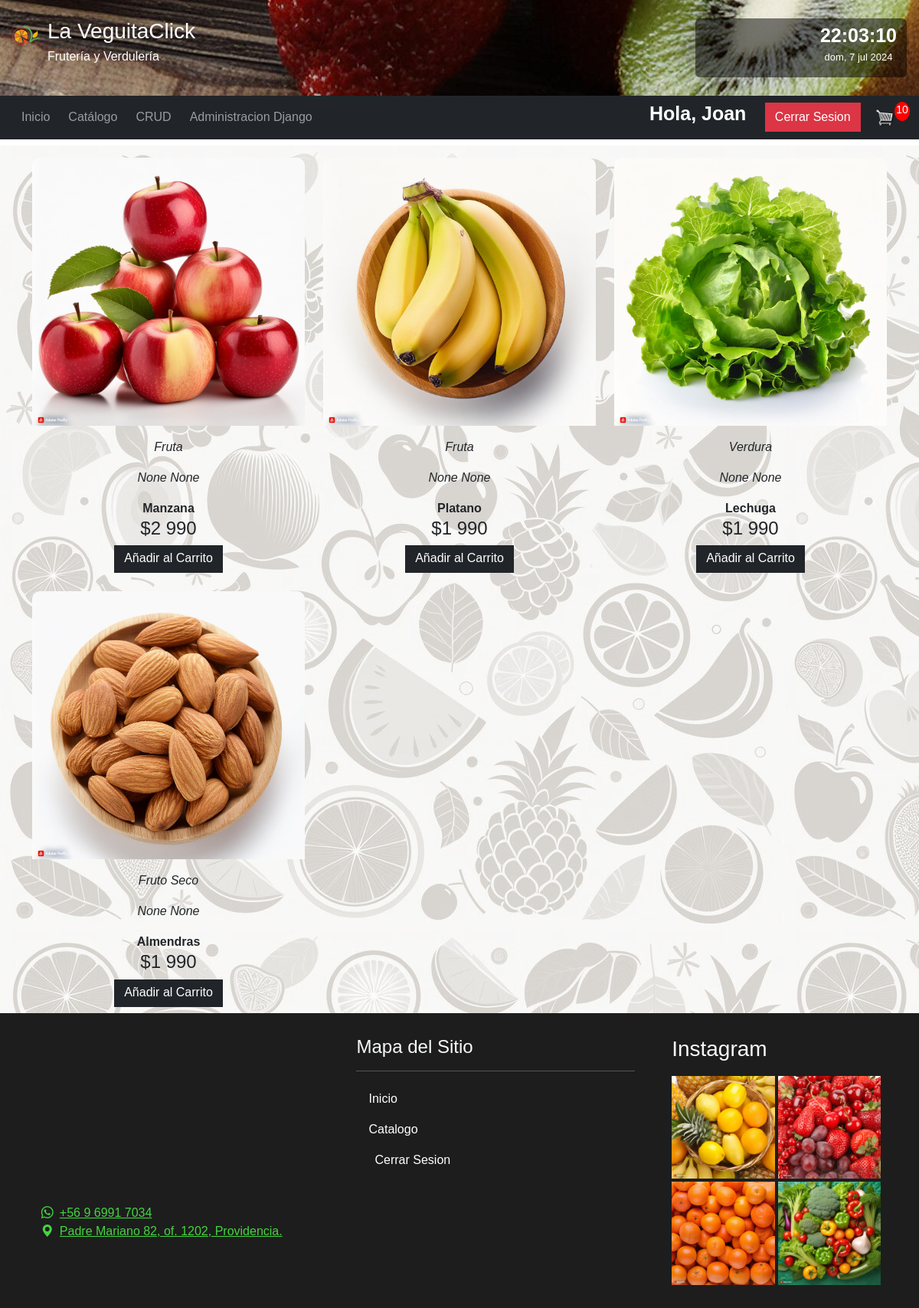
Screenshot of /products/ (signed in) with the database file from the repository.
### core/models.py (models this page shows, shortened)
class Product(models.Model):
    name = models.CharField(max_length=200, verbose_name='Nombre')
    price = models.IntegerField(verbose_name='Precio')
    weight = models.IntegerField(verbose_name='Peso', null=True, blank=True)
    tipo = models.ForeignKey(ProductType,verbose_name='Tipo de Producto',on_delete=models.CASCADE, null=True)
    tipo_peso = models.ForeignKey(WeightType,verbose_name='Tipo de Peso',on_delete=models.CASCADE, null=True)
    digital = models.BooleanField(default=False, null=True, blank=False)
    image = models.ImageField(null=True, blank=True)

class ProductType(models.Model):
    tipo = models.CharField(verbose_name='Tipo de Producto', max_length=50)
    created_at = models.DateTimeField(verbose_name='Fecha creación', auto_now_add=True)
    updated_at = models.DateTimeField(verbose_name='Fecha actualización', auto_now=True)
    def __str__(self) -> str:
        return self.tipo

### core/views.py (the view)
# urls.py: path('products/', products, name='products'),
@login_required(login_url='login')
def products(request):
    data = cartData(request)
    cartItems = data['cartItems']
    products = Product.objects.all()
    context = {'products':products, 'cartItems':cartItems}
    return render(request, 'core/products.html', context)

### core/models.py (called while the page is built)
    @property
    def get_cart_items(self):
        orderitems = self.orderitem_set.all()
        total = sum([item.quantity for item in orderitems])
        return total

### core/utils.py (called while the page is built)
def cartData(request):
    if request.user.is_authenticated:
        customer, created = Customer.objects.get_or_create(email=request.user.email)
        customer.username = request.user.username
        customer.save()
        order, created = Order.objects.get_or_create(customer=customer, complete=False)
        items = order.orderitem_set.all()
        cartItems = order.get_cart_items
    else:
        cookieData = cookieCart(request)
        cartItems = cookieData['cartItems']
        order = cookieData['order']
        items = cookieData['items']
    return {'cartItems': cartItems, 'order': order, 'items':items}

### core/templates/core/products.html (shortened to what this page needs)
{% extends 'core/base.html' %}
{% load static %}
{% load humanize %}
{% block body %}
<section class="container mt-4">
    <div class="row row-cols-1 row-cols-md-1 row-cols-lg-3 gy-3">
        {% for p in products %}
        <div class="col">
            <div class="container-items">
              <div class="item">
                <figure>
                {% if p.image %}
                <img src="{{p.image.url}}"  alt="{{p.name}}">
                {% else %}
                <img src="{% static 'crud/img/image_not_found.jpg' %}"  alt="Image not found">
                {% endif  %}
                </figure>
                  <div class="container text-center">
                    <p class="card-text fst-italic">
                        <a>{{p.tipo}}</a>
                    </p>
                    <p class="card-text fst-italic">
                      <a>{{p.weight}} {{p.tipo_peso}}</a>
                  </p>
                    <p class="card-title fw-bold">{{p.name}}</p>
                    <h4 class="card-text">${{p.price|intcomma}}</h4>
                    <a data-product="{{p.id}}" data-action="add" class="btn btn-dark pt-1 mb-2 add-btn update-cart" href="#">Añadir al Carrito</a>
                  </div>
              </div>
            </div>
        </div>
        {% endfor %}
    </div>
</section>
{% endblock %}

### core/templates/core/base.html (shortened to what this page needs)
<!DOCTYPE html>
<html lang="es">
<head>
    {% load static %}
    <link href="https://cdn.jsdelivr.net/npm/bootstrap@5.3.0-alpha3/dist/css/bootstrap.min.css" rel="stylesheet">
    <link rel="stylesheet" href="https://cdn.jsdelivr.net/npm/bootstrap-icons@1.10.5/font/bootstrap-icons.css">
    <link rel="stylesheet" href="{% static 'core/css/styles.css' %}">
</head>
<body data-bs-theme="light" id="body" >
  <header>
    <div class="container-fluid py-4" id="header">
      <div class="row">
        <div class="col-6">
          <div class="row">
            <div class="col-2 col-lg-1">
              <a class="navbar-brand " href="{% url 'homeCore' %}">
                <img id="nav-logo" src="{% static 'core/img/logo.png' %}" alt="logo">
              </a>
            </div>
            <div class="col-9">
              <div class="row row-cols-1" id="header-title">
                <div class="col mb-1">
                  <h3>La VeguitaClick</h3>
                </div>
                <div class="col">
                  <h6>Frutería y Verdulería</h6>
                </div>
              </div>
            </div>
          </div>
        </div>
        <div class="col-5 col-lg-3 m-auto me-1">
          <div class="card mw-50 w-auto" id="widget-fecha">
            <div class="row">
              <div class="col-6">
                <div class="row">
                  <div class="col-8 pe-0">
                    <div class="row row-cols-1">
                      <div id="temperatura" class="col pt-3 pb-0"></div>
                    </div>
                  </div>
                </div>
              </div>
              <div class="col-6">
                  <div id="hora" class="col text-center pt-2 pb-0"></div>
                  <div id="fecha"  class="col text-center pt-0 mt-0"></div>
                </div>
              </div>
            </div>
          </div>
        </div>
      </div>
    <nav class="navbar navbar-expand-lg navbar-dark bg-dark text-white">
      <div class="container-fluid">
        <div class="collapse navbar-collapse" id="navbarTogglerDemo03">
          <ul class="navbar-nav me-auto mb-2 mb-lg-0">
            <li class="nav-item ms-lg-2">
              <a class="nav-link" aria-current="page" href="{% url 'homeCore' %}">Inicio</a>
            </li>
            <li class="nav-item ms-lg-2">
              <a class="nav-link" href="{% url 'products' %}">Catálogo</a>
            </li>
            {% if request.user.is_staff %}
            <li class="nav-item ms-lg-2">
              <a class="nav-link" href="{% url 'home' %}">CRUD</a>
            </li>
            <li class="nav-item ms-lg-2">
              <a class="nav-link" href="/admin">Administracion Django</a>
            </li>
            {% endif %}
          </ul>
          {% if request.user.is_authenticated %}
              <div class="form-inline my-2 my-lg-0">
                  <span class="hello-msg">Hola, {{request.user}}</span>
                  <a href="{% url 'logout' %}"class="btn btn-danger">Cerrar Sesion</a>
                  <a href="{% url 'carrito' %}">
                    <img id="cart-icon" src="{% static 'core/img/6+cart.png' %}">
                 </a>
              </div>
              </div>
                  <p id="cart-total">{{cartItems}}</p>
              </div>
          {% else %}
           <div class="form-inline my-2 my-lg-0">
             <a href="{% url 'register' %}"class="btn btn-warning">Registrate!</a>
             <a href="{% url 'register' %}"class="btn btn-success">Iniciar Sesion</a>
           </div>
           </div>
          {% endif %}
    </nav>
  </header>
  <main>
    {% block body %}{% endblock %}
</main>
  <footer class="footer text-light">
    <div class="container" id="container-footer">
      <div class="row">
        <div class="col-4 px-2 mb-4 mb-md-0 mx-auto">
          <div id="googleMap" style="width:100%;height:60%;"></div>
          <ul class="list-unstyled quick-info my-4">
            <li>
              <a href="#" class="d-flex align-items-center">
                <span class="me-2"><i class="bi bi-whatsapp"></i></span> +56 9 6991 7034
              </a>
            </li>
            <li>
              <a href="#" class="d-flex align-items-center">
                <span class="me-2"><i class="bi bi-geo-alt-fill"></i></span> Padre Mariano 82, of. 1202, Providencia.
              </a>
              </li>
          </ul>
        </div>
        <div class="col-4 px-2 mb-4 mb-md-0 mx-auto" id="footer-nav">
          <h4>Mapa del Sitio</h4>
          <hr class="text warning">
          <ul class="nav flex-column">
            <li class="nav-item">
              <a class="nav-link" href="{% url 'homeCore' %}">Inicio</a>
            </li>
            <li class="nav-item">
              <a class="nav-link" href="{% url 'products' %}">Catalogo</a>
              </li>
            {% if request.user.is_authenticated %}
            <li class="nav-item ms-lg-2">
              <a class="nav-link" href="{% url 'logout' %}">Cerrar Sesion</a>
            </li>
            {% endif %}
            </ul>
        </div>
        <div class="col-md col-lg-3 px-2 mb-md-0 mx-auto" id="instagram">
          <h3>Instagram</h3>
          <div class="row">
            <div class="col-lg-6 col-md-5 pe-0 ">
              <a href="https://www.instagram.com/p/CsJfkJKu-Av/?utm_source=ig_embed&amp;utm_campaign=loading">
                <img src="{% static 'core/img/footer/ig-img_1.jpg'%}" alt="" class="img-footer img-fluid mb-1 me-lg-1 me-md-1">
              </a>
              <a href="https://www.instagram.com/p/CpPhQUZObXf/?utm_source=ig_web_copy_link&igshid=MzRlODBiNWFlZA==">
                <img src="{% static 'core/img/footer/ig-img_2.jpg'%}" alt="" class="img-footer img-fluid  me-md-1">
              </a>
            </div>
            <div class="col-lg-6 col-md-5 ps-0">
              <a href="https://www.instagram.com/p/CsRDwXyufTn/?utm_source=ig_web_copy_link&igshid=MzRlODBiNWFlZA==">
                <img src="{% static 'core/img/footer/ig-img_3.jpg'%}" alt="" class="img-fluid mb-1 me-lg-1 ms-md-1">
              </a>
              <a href="https://www.instagram.com/p/Cfgw6qpOjFb/?utm_source=ig_web_copy_link&igshid=MzRlODBiNWFlZA==">
                <img src="{% static 'core/img/footer/ig-img_4.jpg'%}" alt="" class="img-fluid ms-md-1">
              </a>
            </div>
          </div>
        </div>
      </div>
    </div>
  </footer>
</body>
</html>

### core/static/core/css/styles.css (style rules this page uses)
body { margin: 0px; padding: 0px; font-family: Verdana, Geneva, Tahoma, sans-serif; }
#header { background-image: url("../img/backgrounds/bg-header.png"); color: white; }
#nav-logo { width: 45px; height: 45px; }
#header-title h3, h6 { display: inline; }
main { background-image: url("../img/bg-page.png"); }
#widget-fecha { border: 0px; color: white; background-color: rgba(0, 0, 0, 0.5); }
#temperatura { font: normal 600 25px 'Avenir Next LT Pro', sans-serif; display: inline-block; }
.hello-msg { font: normal 600 25px 'Avenir Next LT Pro', sans-serif; color: white; margin-right: 20px; }
.container-items { gap: 20px; }
.item { border-radius: 10px; }
.item img { width: 100%; height: 350px; object-fit: cover; border-radius: 10px 10px 0 0; transition: all .5s; }
.item figure { overflow: hidden; }
figure img { width: 400 px; height: 400 px; }
.footer { padding: 30px 0 30px 0; background-color: rgb(29, 29, 29); }
.footer .quick-info a { color: #44d441; }
#footer-nav .nav-link { color: white; }
#cart-icon { width:25px; display: inline-block; margin-left: 15px; }
#cart-total { display: block; text-align: center; color:#fff; background-color: red; width: 20px; height: 25px; border-radius: 50%; font-size: 14px; }
.col-lg-4, .col-lg-6, .col-lg-8, .col-lg-12 { margin-top: 10px; }
.btn { border-radius: 0; }

### rows the page displays
Product: image (picture), tipo "Fruta", weight "None", tipo_peso "None", name "Manzana", price "2 990"
Product: image (picture), tipo "Fruta", weight "None", tipo_peso "None", name "Platano", price "1 990"
Product: image (picture), tipo "Verdura", weight "None", tipo_peso "None", name "Lechuga", price "1 990"
Product: image (picture), tipo "Fruto Seco", weight "None", tipo_peso "None", name "Almendras", price "1 990"

### other values shown
{{ request.user }} "Joan"
{{ cartItems }} "10"
